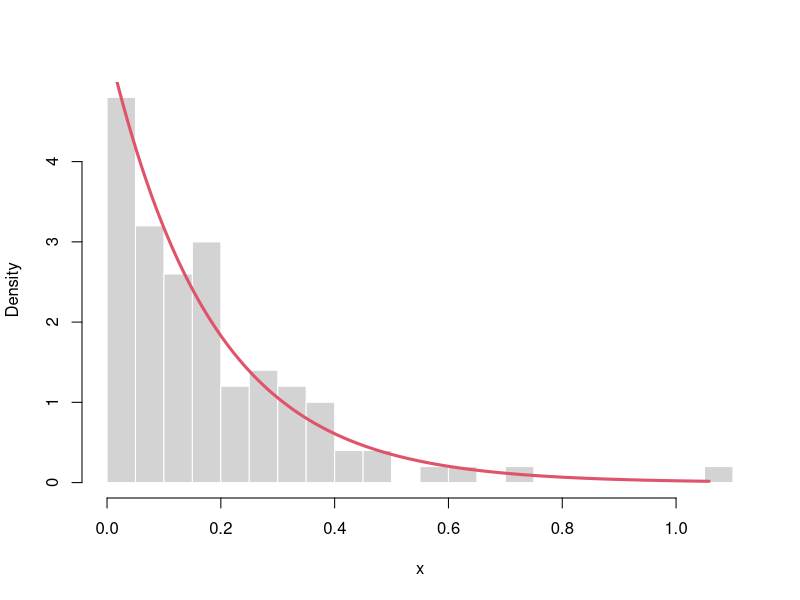
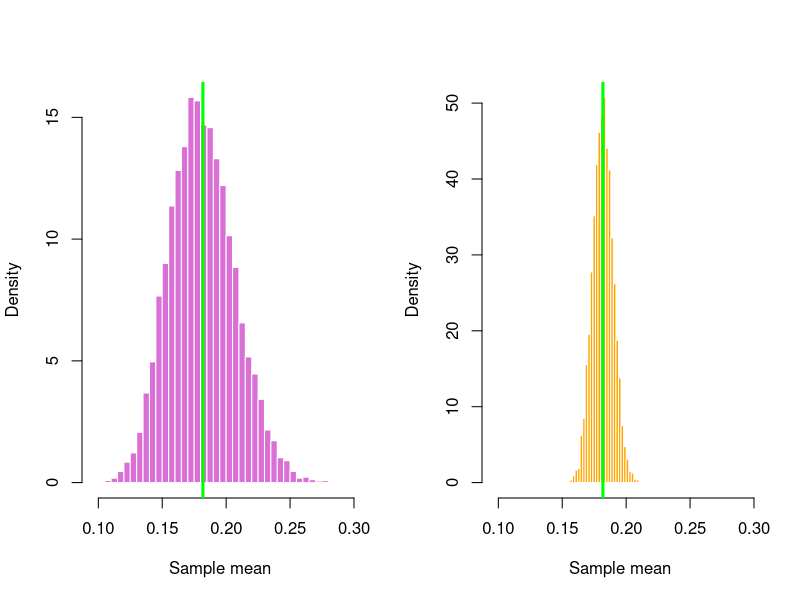

Reproduce these figures in R, in order.
pdf("images/chapter_4/CLT_exp.pdf", width=5, height=5)
set.seed(230630)
n <- 100
samp <- rexp(n, 5.5)
hist(samp, freq = F, breaks=20,main="", xlab="x", border="white")
xs <- seq(0, max(samp), length=1000)
lines(xs, dexp(xs,5.5), lwd=3, col=2) # show the true distribution
dev.off()

## 10000 iterations - show the distribution of the sample means:
pdf("images/chapter_4/CLT_exp2.pdf", width=8, height=5)
n <- 50
allMeans <- rep(0, 10000)   # (@\wingding{1}@)
for (i in 1:10000) {
  samp <- rexp(n,5.5)
  allMeans[i] <- mean(samp) # (@\wingding{2}@)
}
par(mfrow=c(1,2))
m <- min(allMeans)
M <- max(allMeans)
hist(allMeans, freq = F, breaks=40, xlim=c(m, M), main="", xlab="Sample mean", border="white", col="orchid")
abline(v=1/5.5, lwd=3, col="green")

## Repeat, this time with a larger sample size:
## 10000 iterations - show the distribution of the sample means:
n <- 500
allMeans <- rep(0, 10000)
for (i in 1:10000) {
  samp <- rexp(n,5.5)
  allMeans[i] <- mean(samp)
}
hist(allMeans, freq = F, breaks=40, xlim=c(m, M), main="", xlab="Sample mean", border="white", col="orange")
abline(v=1/5.5, lwd=3, col="green")
par(mfrow=c(1,1))
dev.off()
